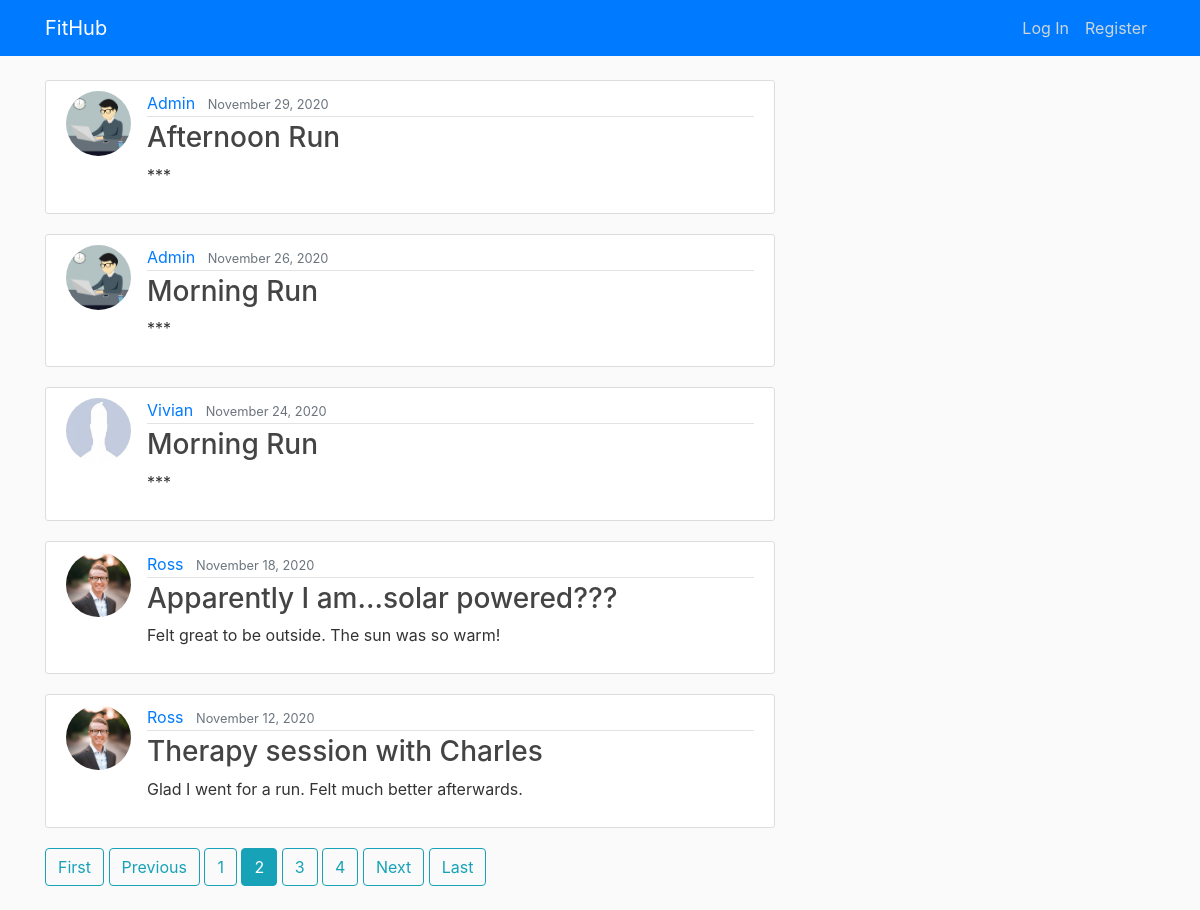
Screenshot of /?page=2 with the database file from the repository.
### blog/models.py (models this page shows, shortened)
class Workout(models.Model):
    date = models.DateTimeField(default=timezone.now)
    start_time = models.DateTimeField(default=timezone.now)
    end_time = models.DateTimeField(default=timezone.now)
    title = models.CharField(max_length=75)
    description = models.TextField()
    class SportChoices(models.TextChoices):
        CYCLING = 'Cycling', _('Cycling')
        HIKING = 'Hiking', _('Hiking')
        LIFTING = 'Lifting Weights', _('Lifting Weights')
        RUNNING = 'Running', _('Running')
        SWIMMING = 'Swimming', _('Swimming')
        WALKING = 'Walking', _('Walking')
        YOGA = 'Yoga', _('Yoga')
    sport = models.CharField(
        max_length=15,
        choices=SportChoices.choices,
        default=SportChoices.RUNNING,
        blank=False
    )
    class TypeChoices(models.TextChoices):
        DISTANCE = 'Distance', _('Distance')
        INTERVAL = 'Interval', _('Interval')
        NONE = 'None', _('None')
        RACE = 'Race', _('Race')
        STRESS = 'Stress Relief', _('Stress Relief')
        TYPE_WORKOUT = 'Workout', _('Workout')
    type = models.CharField(
        max_length=15,
        choices=TypeChoices.choices,
        default=TypeChoices.NONE,
        blank=False
    )
    distance = models.DecimalField(max_digits=5, decimal_places=2)
    class MetChoices(models.TextChoices):
        EASY = 'Easy', _('Easy')
        MODERATE = 'Medium', _('Moderate')
        HARD = 'Hard', _('Hard')
    workout_intensity = models.CharField(
        max_length=10,
        choices=MetChoices.choices,
        default=MetChoices.MODERATE,
        blank=False
    )
    athlete = models.ForeignKey(User, on_delete=models.CASCADE)

### users/models.py (models this page shows, shortened)
class Profile(models.Model):
	user = models.OneToOneField(User, on_delete=models.CASCADE)
	image = models.ImageField(default='default.jpg', upload_to='profile_pics')

### blog/views.py (the view)
# urls.py: path("",PostListView.as_view(), name="blog-overview"),
class PostListView(ListView):
    model = Workout  # Specifies which model should be queried when generating the list of workouts to display.
    template_name = 'blog/overview.html'  # Specifies the template that should be used to display the queried info.
    context_object_name = 'workouts'  # Specifies the object list that should be iterated over.
    ordering = ['-date']  # Specifies the order in which the workouts are sorted.
    paginate_by = 5  # Limits how many workouts are displayed on each page.

### blog/templates/blog/overview.html
{% extends "blog/base.html" %}
	{% block content %}
         {% for workout in workouts %}
	    	  <article class="media content-section">
                   <img class="rounded-circle article-img" src="{{workout.athlete.profile.image.url}}">
			       <div class="media-body">
			       <div class="article-metadata">
                        <a class="mr-2" href="{% url 'user-posts' workout.athlete.username %}">{{ workout.athlete }}</a>
			            <small class="text-muted">{{ workout.date | date:"F j, Y" }}</small>
			       </div>
			       <h3><a class="article-title" href="{% url 'workout-detail' workout.id%}">{{ workout.title }}</a></h3>
                        <p class="article-content"> {{ workout.description }}</p>
			       </div>
			 </article>
	    {% endfor %}
        {% if is_paginated %}
            {% if page_obj.has_previous %}
	             <a class="btn btn-outline-info mb-4" href="?page=1">First</a>
	             <a class="btn btn-outline-info mb-4" href="?page={{ page_obj.previous_page_number }}">Previous</a>
	        {% endif %}
	        {% for num in page_obj.paginator.page_range %}
                 {% if page_obj.number == num %}
	                   <a class="btn btn-info mb-4" href="?page={{ num }}">{{ num }}</a>
	             {% elif num > page_obj.number|add:'-3' and num < page_obj.number|add:'3' %}
	                   <a class="btn btn-outline-info mb-4" href="?page={{ num }}">{{ num }}</a>
	             {% endif %}
	        {% endfor %}
	        {% if page_obj.has_next %}
	             <a class="btn btn-outline-info mb-4" href="?page={{ page_obj.next_page_number }}">Next</a>
	             <a class="btn btn-outline-info mb-4" href="?page={{ page_obj.paginator.num_pages }}">Last</a>
	        {% endif %}
        {% endif %}
{% endblock content %}

### blog/static/blog/main.css (style rules this page uses)
body { background: #fafafa; color: #333333; margin-top: 5rem; }
h1, h2, h3, h4, h5, h6 { color: #444444; }
.content-section { background: #ffffff; padding: 10px 20px; border: 1px solid #dddddd; border-radius: 3px; margin-bottom: 20px; }
.article-title { color: #444444; }
.article-content { white-space: pre-line; }
.article-img { height: 65px; width: 65px; margin-right: 16px; }
.article-metadata { padding-bottom: 1px; margin-bottom: 4px; border-bottom: 1px solid #e3e3e3 }

### rows the page displays
Workout: athlete.profile.image (picture), athlete "Admin", date "November 29, 2020", title "Afternoon Run", description "***"
Workout: athlete.profile.image (picture), athlete "Admin", date "November 26, 2020", title "Morning Run", description "***"
Workout: athlete.profile.image (placeholder picture), athlete "Vivian", date "November 24, 2020", title "Morning Run", description "***"
Workout: athlete.profile.image (picture), athlete "Ross", date "November 18, 2020", title "Apparently I am...solar powered???", description "Felt great to be outside. The sun was so warm!"
Workout: athlete.profile.image (picture), athlete "Ross", date "November 12, 2020", title "Therapy session with Charles", description "Glad I went for a run. Felt much better afterwards."

### other values shown
{{ num }} "1" "3" "4"
{{ num }} "2"
